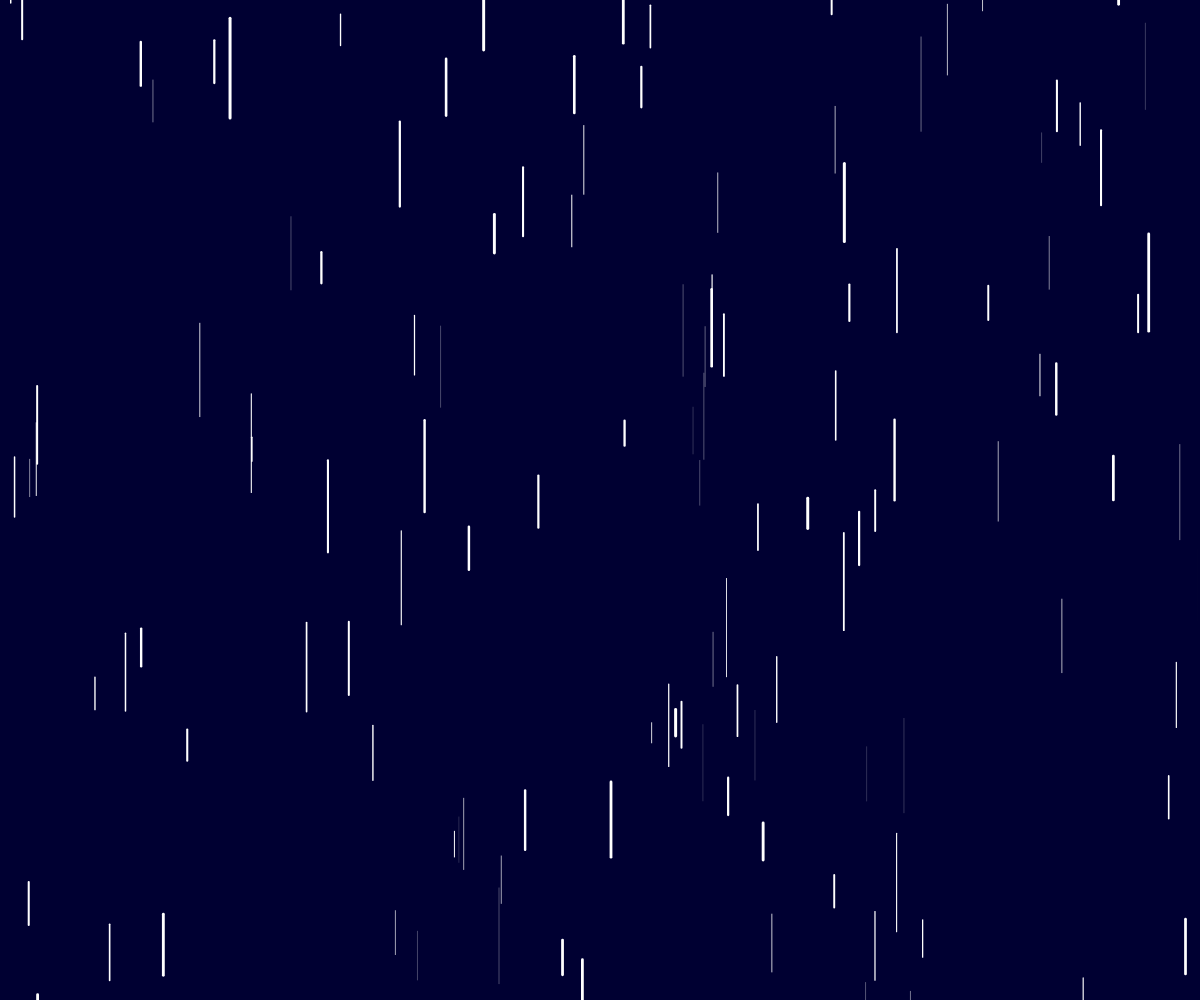
Frame 1 (no input)
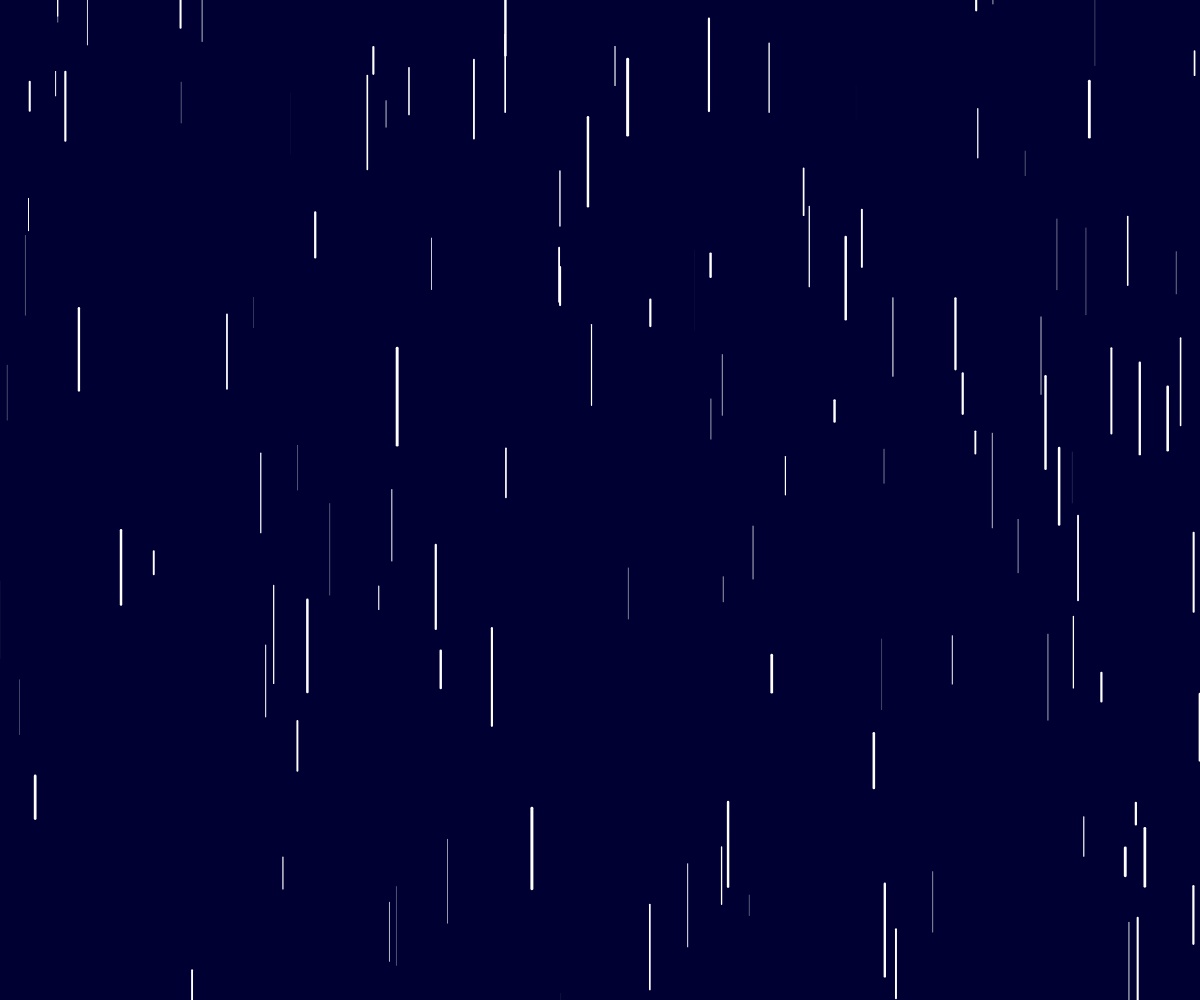
Frame 60 (no input)
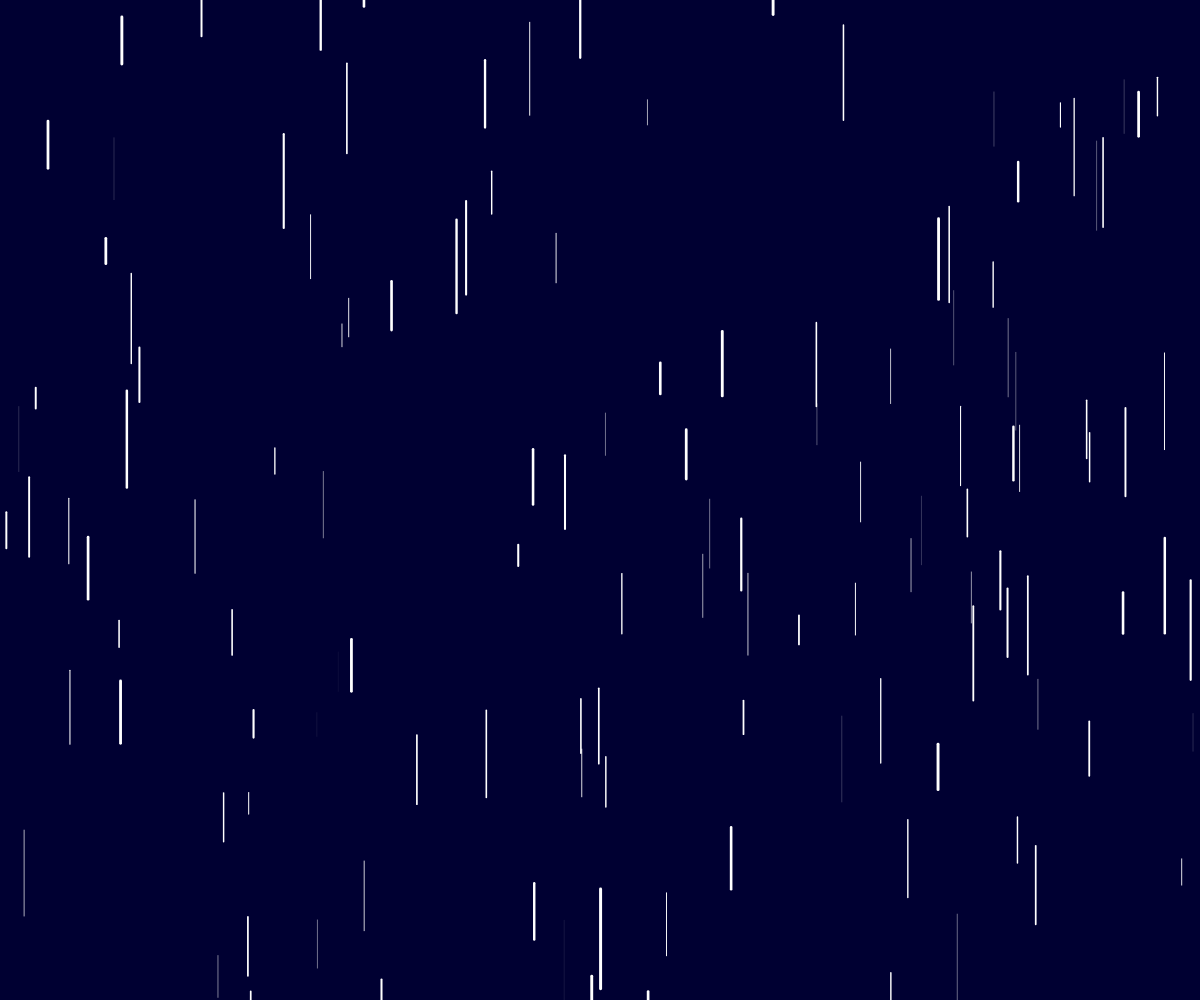
Frame 120 (the mouse pressed at the canvas centre since frame 60)

The p5.js sketch that drew these frames (run headless with seeded random() and noise() and a simulated clock; from frame 60 on, the mouse is pressed at the canvas centre):

// p5.js sketch
// ── sketch.js
function setup(){
	createCanvas(windowWidth, windowHeight)

}

function draw(){
	background(0,0,50)

	//creare un ciclo, i->variante
	for (let i=0; i<200; i=i+1) {

	let spessore = random (0,3)
	let lunghezza = random (20,100)
	let posX = random (-200,windowWidth)
	let posY = random (-200, windowWidth)
	
	stroke (255)
	strokeWeight (spessore)
	line (posX,posY, posX, posY + lunghezza) 

}

	 
}	
	
	
